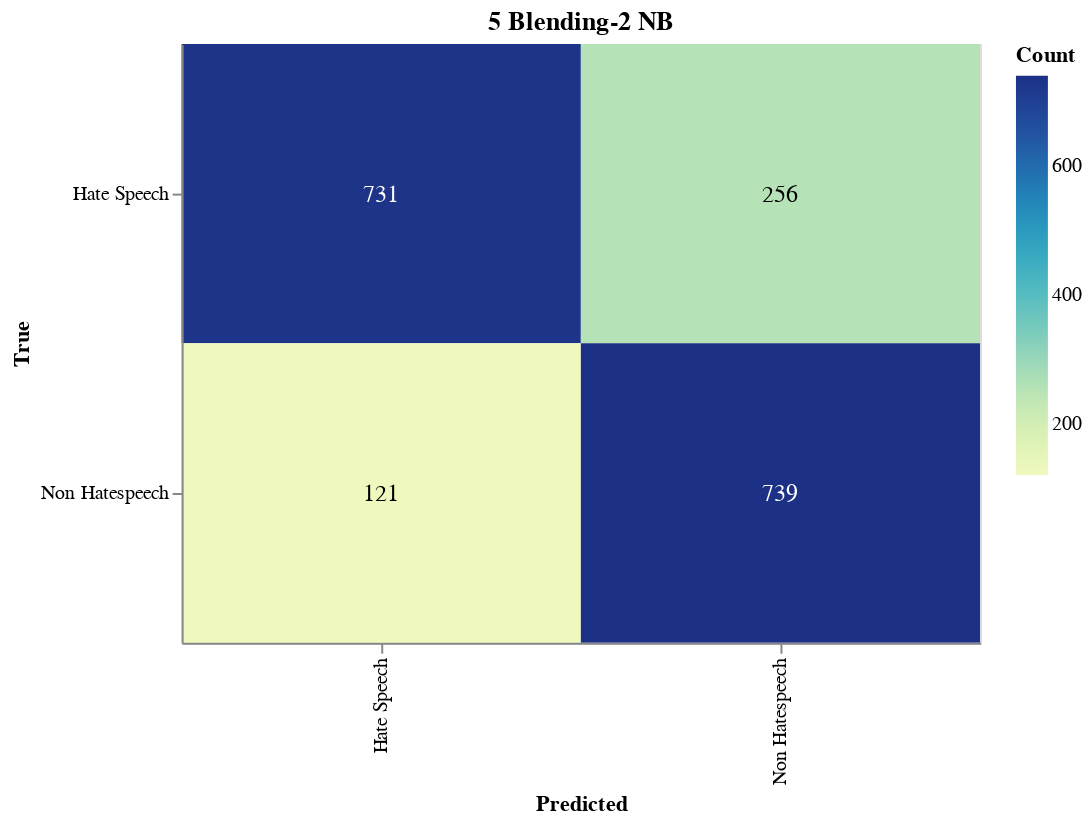

Write notebook code for a chart like this one.
### Markdown cell above
#### Save Confusion Matrix

### Code cell
import altair as alt
import pandas as pd
from sklearn.metrics import confusion_matrix

# Calculate the confusion matrix
cm = confusion_matrix(true_labels, adjusted_predictions)

# Define class names
class_names = ['Hate Speech', 'Non Hatespeech']

# Convert confusion matrix to DataFrame
cm_df = pd.DataFrame(cm, index=class_names, columns=class_names).reset_index().melt(id_vars='index')
cm_df.columns = ['True', 'Predicted', 'Count']

# Ensure the order of categories
cm_df['True'] = pd.Categorical(cm_df['True'], categories=class_names, ordered=True)
cm_df['Predicted'] = pd.Categorical(cm_df['Predicted'], categories=class_names, ordered=True)

# Create the Altair plot
heatmap = alt.Chart(cm_df).mark_rect().encode(
    x=alt.X('Predicted:O', sort=class_names),
    y=alt.Y('True:O', sort=class_names),
    color='Count:Q',
    tooltip=['True', 'Predicted', 'Count']
).properties(
    width=400,
    height=300,
    title='5 Blending-2 NB'
)

# Add text labels
text = heatmap.mark_text(
    align='center',
    baseline='middle',
    fontSize=12
).encode(
    text='Count:Q',
    color=alt.condition(
        alt.datum.Count > cm.max() / 2,
        alt.value('white'),
        alt.value('black')
    )
)

# Combine heatmap and text
final_chart = heatmap + text

# Display the plot
final_chart.show()

### Figure 1 — Vega-Lite specification as saved in the notebook (floating-point values rounded to 4 significant figures)
{"config": {"view": {"continuousWidth": 300, "continuousHeight": 300}}, "layer": [{"mark": {"type": "rect"}, "encoding": {"color": {"field": "Count", "type": "quantitative"}, "tooltip": [{"field": "True", "type": "ordinal"}, {"field": "Predicted", "type": "ordinal"}, {"field": "Count", "type": "quantitative"}], "x": {"field": "Predicted", "sort": ["Hate Speech", "Non Hatespeech"], "type": "ordinal"}, "y": {"field": "True", "sort": ["Hate Speech", "Non Hatespeech"], "type": "ordinal"}}, "title": "5 Blending-2 NB"}, {"mark": {"type": "text", "align": "center", "baseline": "middle", "fontSize": 12}, "encoding": {"color": {"condition": {"test": "(datum.Count > 369.5)", "value": "white"}, "value": "black"}, "text": {"field": "Count", "type": "quantitative"}, "tooltip": [{"field": "True", "type": "ordinal"}, {"field": "Predicted", "type": "ordinal"}, {"field": "Count", "type": "quantitative"}], "x": {"field": "Predicted", "sort": ["Hate Speech", "Non Hatespeech"], "type": "ordinal"}, "y": {"field": "True", "sort": ["Hate Speech", "Non Hatespeech"], "type": "ordinal"}}, "title": "5 Blending-2 NB"}], "data": {"name": "data-ce0ed23dfbf978a735ecddd13b33e7f3"}, "height": 300, "width": 400, "$schema": "https://vega.github.io/schema/vega-lite/v5.17.0.json", "datasets": {"data-ce0ed23dfbf978a735ecddd13b33e7f3": [{"True": "Hate Speech", "Predicted": "Hate Speech", "Count": 731}, {"True": "Non Hatespeech", "Predicted": "Hate Speech", "Count": 121}, {"True": "Hate Speech", "Predicted": "Non Hatespeech", "Count": 256}, {"True": "Non Hatespeech", "Predicted": "Non Hatespeech", "Count": 739}]}}
